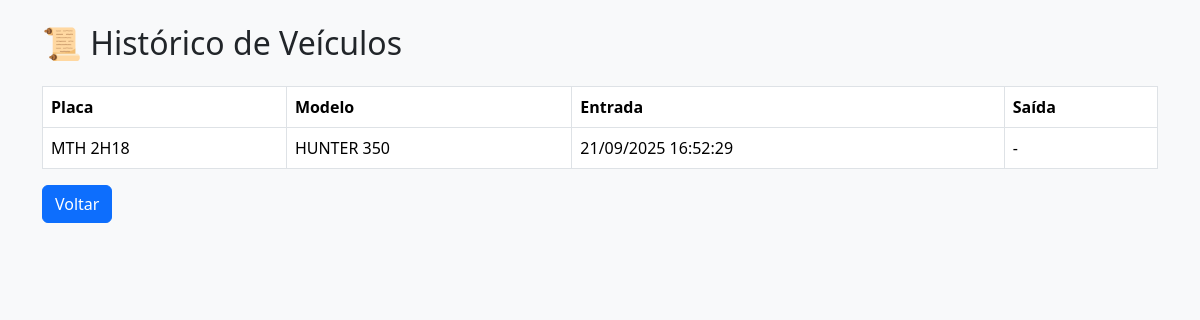
The app's page /historico, older data.
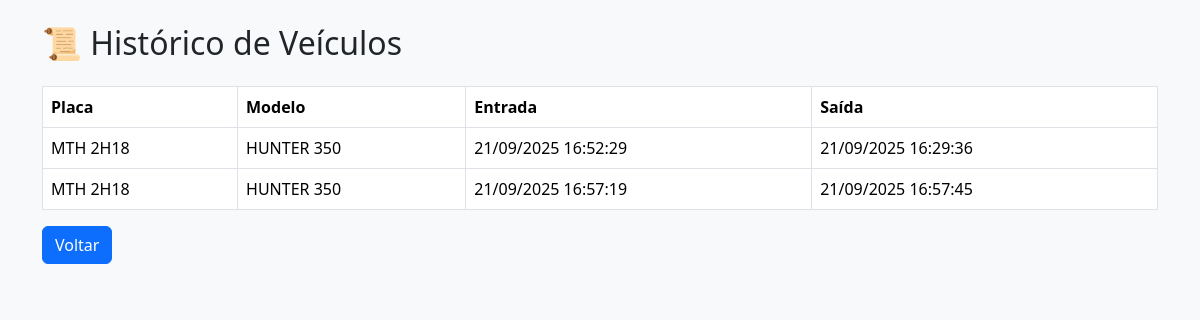
The same page, newer data.
### database.py (models this page shows)
class Veiculo(Base):
    __tablename__ = "veiculos"
    id = Column(Integer, primary_key=True, index=True)
    placa = Column(String, index=True)
    modelo = Column(String)
    entrada = Column(DateTime, default=datetime.now)
    saida = Column(DateTime, nullable=True)

### main.py (the view)
@app.get("/historico", response_class=HTMLResponse)
def historico(request: Request, db: Session = Depends(get_db)):
    historico = veiculo_service.listar_historico(db)
    return templates.TemplateResponse("historico.html", {
        "request": request,
        "historico": historico
    })

### templates/historico.html (shortened to what this page needs)
<!DOCTYPE html>
<html lang="pt-BR">
<head>
    <link href="https://cdn.jsdelivr.net/npm/bootstrap@5.3.2/dist/css/bootstrap.min.css" rel="stylesheet">
</head>
<body class="bg-light p-4">
<div class="container">
    <h2 class="mb-4">📜 Histórico de Veículos</h2>
    <table class="table table-bordered">
        <thead>
            <tr>
                <th>Placa</th>
                <th>Modelo</th>
                <th>Entrada</th>
                <th>Saída</th>
            </tr>
        </thead>
        <tbody>
            {% for h in historico %}
            <tr>
                <td>{{ h.placa }}</td>
                <td>{{ h.modelo }}</td>
                <td>{{ h.entrada.strftime("%d/%m/%Y %H:%M:%S") }}</td>
                <td>
                    {% if h.saida %}
                        {{ h.saida.strftime("%d/%m/%Y %H:%M:%S") }}
                    {% else %}-{% endif %}
                </td>
            </tr>
            {% endfor %}
        </tbody>
    </table>
    <a href="/" class="btn btn-primary">Voltar</a>
</div>
</body>
</html>

Row changes from the older to the newer data that the page shows:
changed Veiculo (number 1 of 2 on the later page): saida (not shown) → "21/09/2025 16:29:36"; no longer shows "-"
added Veiculo: placa "MTH 2H18", modelo "HUNTER 350", entrada "21/09/2025 16:57:19", saida "21/09/2025 16:57:45"
